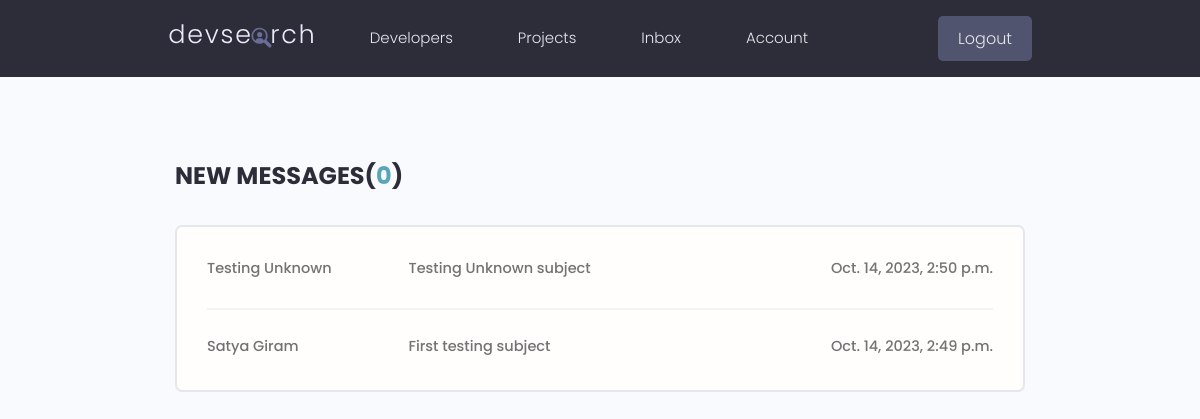
The page /inbox/ (signed in) on the database as committed earlier.
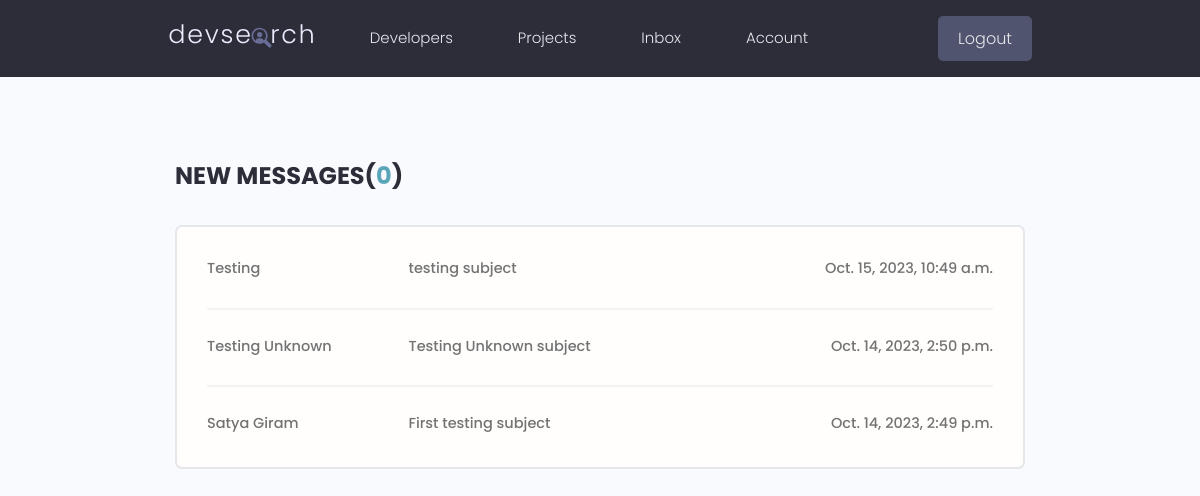
The same page on the database as committed later.
### users/models.py (models this page shows, shortened)
class Message(models.Model):
    sender = models.ForeignKey(Profile,on_delete=models.SET_NULL, null=True, blank=True)
    recipient = models.ForeignKey(Profile, on_delete=models.SET_NULL, null=True, blank=True, related_name='messages')
    name = models.CharField(max_length=200, null=True, blank=True)
    email = models.EmailField(max_length=200, null=True, blank=True)
    subject = models.CharField(max_length=300, null=True, blank=True)
    is_read = models.BooleanField(default=False,null=True)
    body = models.TextField()
    created = models.DateTimeField(auto_now_add=True)
    id = models.UUIDField(default = uuid.uuid4, unique=True, primary_key=True, editable=False)
    class Meta:
        ordering =['is_read','-created']

### users/views.py (the view)
# urls.py: path('inbox/', views.inbox, name='inbox'),
@login_required(login_url='login')
def inbox(request):
    profile = request.user.profile
    messageRequests = profile.messages.all()
    unreadCount = messageRequests.filter(is_read=False).count()
    context = {'messageRequests':messageRequests,'unreadCount':unreadCount}
    return render(request, 'users/inbox.html',context)

### users/templates/users/inbox.html
{% extends 'main.html' %}
{% load static %}
{% block content %}
<main class="inbox my-xl">
  <div class="content-box">
    <h3 class="inbox__title">New Messages(<span>{{unreadCount}}</span>)</h3>
    <ul class="messages">
      {% for message in messageRequests %}
      {% if message.is_read == False %}
      <li class="message message--unread">
        {% else %}
      <li class="message">
        {% endif %}
        <a href="{% url 'message' message.id %}">
          <span class="message__author">{{message.name}}</span>
          <span class="message__subject">{{message.subject}}</span>
          <span class="message__date">{{message.created}}</span>
        </a>
      </li>
      {% endfor %}
    </ul>
  </div>
</main>
{% endblock content %}

Rows that differ between the two databases and show on the page:
added Message: name "Testing", subject "testing subject", created "Oct. 15, 2023, 10:49 a.m."
